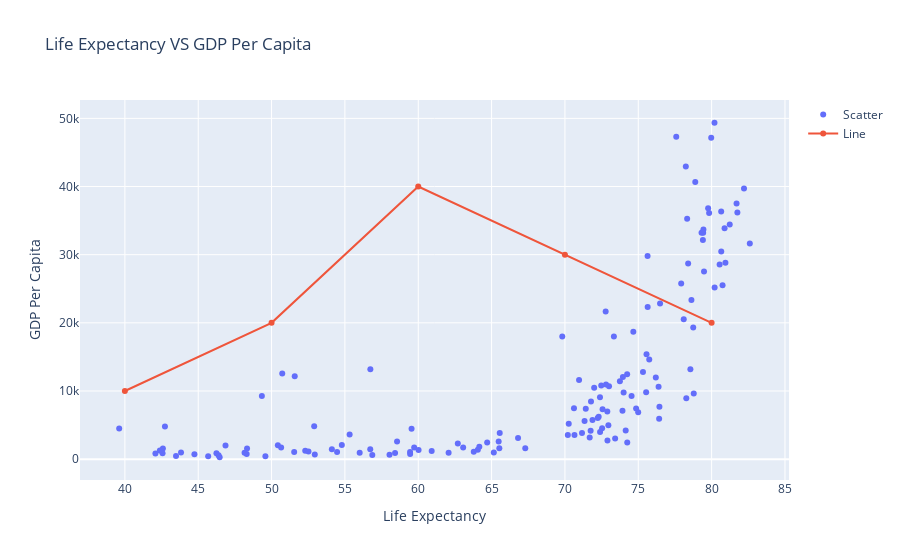

This figure's notebook cell:
### Markdown cell above
Similarly, we can add multiple visualization on the same *Figure*.

### Code cell
trace = go.Scatter(x=gap_filtered_df['lifeExp'], y=gap_filtered_df['gdpPercap'], mode='markers', name='Scatter')
sin_trace = go.Scatter(x=[40, 50, 60, 70, 80], y=[10000, 20000, 40000, 30000, 20000], name='Line')
layout = go.Layout(title='Life Expectancy VS GDP Per Capita',
                   xaxis={'title':'Life Expectancy'},
                   yaxis={'title':'GDP Per Capita'})
fig = go.Figure(data=[trace, sin_trace], layout=layout)
fig.show()

### Figure 1 — Plotly figure (JSON) as saved in the notebook; plotly's stock layout.template omitted (floating-point values rounded to 4 significant figures; data arrays with more than 128 entries replaced by an {"elided": "..."} marker saying what was removed)
{"data": [{"mode": "markers", "name": "Scatter", "type": "scatter", "x": {"elided": "142 float values"}, "y": {"elided": "142 float values"}}, {"name": "Line", "type": "scatter", "x": [40, 50, 60, 70, 80], "y": [10000, 20000, 40000, 30000, 20000]}], "layout": {"title": {"text": "Life Expectancy VS GDP Per Capita"}, "xaxis": {"title": {"text": "Life Expectancy"}}, "yaxis": {"title": {"text": "GDP Per Capita"}}}}
